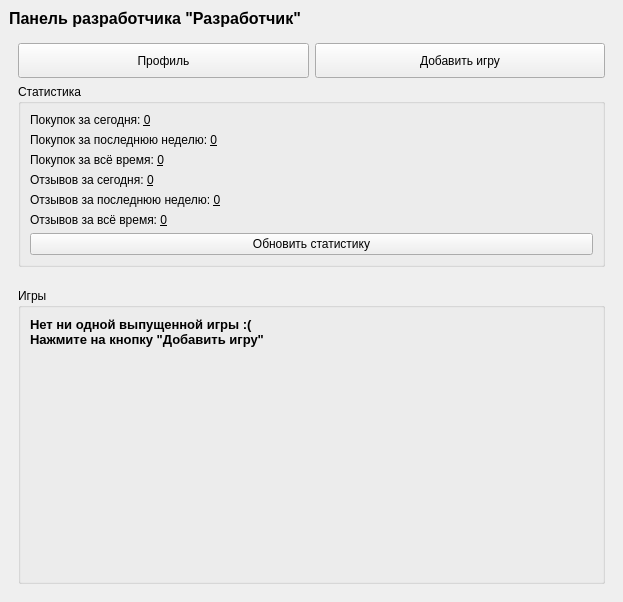
<?xml version="1.0" encoding="UTF-8"?>
<ui version="4.0">
 <class>DeveloperDashboardWindow</class>
 <widget class="QMainWindow" name="DeveloperDashboardWindow">
  <property name="geometry">
   <rect>
    <x>0</x>
    <y>0</y>
    <width>623</width>
    <height>602</height>
   </rect>
  </property>
  <property name="windowTitle">
   <string>SuperGames: Панель управления</string>
  </property>
  <widget class="QWidget" name="centralwidget">
   <layout class="QVBoxLayout" name="verticalLayout">
    <item>
     <widget class="QLabel" name="titleLabel">
      <property name="font">
       <font>
        <pointsize>12</pointsize>
        <bold>true</bold>
       </font>
      </property>
      <property name="text">
       <string>Панель разработчика &quot;Разработчик&quot;</string>
      </property>
     </widget>
    </item>
    <item>
     <widget class="QScrollArea" name="scrollArea">
      <property name="frameShape">
       <enum>QFrame::NoFrame</enum>
      </property>
      <property name="frameShadow">
       <enum>QFrame::Plain</enum>
      </property>
      <property name="widgetResizable">
       <bool>true</bool>
      </property>
      <widget class="QWidget" name="scrollAreaWidgetContents">
       <property name="geometry">
        <rect>
         <x>0</x>
         <y>0</y>
         <width>605</width>
         <height>556</height>
        </rect>
       </property>
       <layout class="QVBoxLayout" name="verticalLayout_4">
        <item>
         <layout class="QHBoxLayout" name="topBlock">
          <item>
           <widget class="QPushButton" name="profileButton">
            <property name="minimumSize">
             <size>
              <width>0</width>
              <height>35</height>
             </size>
            </property>
            <property name="text">
             <string>Профиль</string>
            </property>
           </widget>
          </item>
          <item>
           <widget class="QPushButton" name="addGameButton">
            <property name="minimumSize">
             <size>
              <width>0</width>
              <height>35</height>
             </size>
            </property>
            <property name="text">
             <string>Добавить игру</string>
            </property>
           </widget>
          </item>
         </layout>
        </item>
        <item>
         <widget class="QGroupBox" name="statsBlock">
          <property name="title">
           <string>Статистика</string>
          </property>
          <layout class="QVBoxLayout" name="verticalLayout_2">
           <item>
            <widget class="QLabel" name="sellsTodayLabel">
             <property name="text">
              <string>Покупок за сегодня: &lt;u&gt;0&lt;/u&gt;</string>
             </property>
            </widget>
           </item>
           <item>
            <widget class="QLabel" name="sellsWeekLabel">
             <property name="text">
              <string>Покупок за последнюю неделю: &lt;u&gt;0&lt;/u&gt;</string>
             </property>
            </widget>
           </item>
           <item>
            <widget class="QLabel" name="sellsAllLabel">
             <property name="text">
              <string>Покупок за всё время: &lt;u&gt;0&lt;/u&gt;</string>
             </property>
            </widget>
           </item>
           <item>
            <widget class="QLabel" name="reviewsTodayLabel">
             <property name="text">
              <string>Отзывов за сегодня: &lt;u&gt;0&lt;/u&gt;</string>
             </property>
            </widget>
           </item>
           <item>
            <widget class="QLabel" name="reviewsWeekLabel">
             <property name="text">
              <string>Отзывов за последнюю неделю: &lt;u&gt;0&lt;/u&gt;</string>
             </property>
            </widget>
           </item>
           <item>
            <widget class="QLabel" name="reviewsAllLabel">
             <property name="text">
              <string>Отзывов за всё время: &lt;u&gt;0&lt;/u&gt;</string>
             </property>
            </widget>
           </item>
           <item>
            <widget class="QPushButton" name="updateStatsButton">
             <property name="text">
              <string>Обновить статистику</string>
             </property>
             <property name="icon">
              <iconset theme="sync-synchronizing">
               <normaloff>.</normaloff>.</iconset>
             </property>
            </widget>
           </item>
          </layout>
         </widget>
        </item>
        <item>
         <spacer name="verticalSpacer_2">
          <property name="orientation">
           <enum>Qt::Vertical</enum>
          </property>
          <property name="sizeType">
           <enum>QSizePolicy::Fixed</enum>
          </property>
          <property name="sizeHint" stdset="0">
           <size>
            <width>20</width>
            <height>15</height>
           </size>
          </property>
         </spacer>
        </item>
        <item>
         <widget class="QGroupBox" name="gamesBlock">
          <property name="title">
           <string>Игры</string>
          </property>
          <layout class="QVBoxLayout" name="gamesVerticalLayout">
           <item>
            <widget class="QLabel" name="noGamesLabel">
             <property name="font">
              <font>
               <pointsize>10</pointsize>
               <bold>true</bold>
              </font>
             </property>
             <property name="text">
              <string>Нет ни одной выпущенной игры :(
Нажмите на кнопку &quot;Добавить игру&quot;</string>
             </property>
            </widget>
           </item>
           <item>
            <spacer name="verticalSpacer">
             <property name="orientation">
              <enum>Qt::Vertical</enum>
             </property>
             <property name="sizeHint" stdset="0">
              <size>
               <width>20</width>
               <height>218</height>
              </size>
             </property>
            </spacer>
           </item>
          </layout>
         </widget>
        </item>
       </layout>
      </widget>
     </widget>
    </item>
   </layout>
  </widget>
 </widget>
 <resources/>
 <connections/>
</ui>
